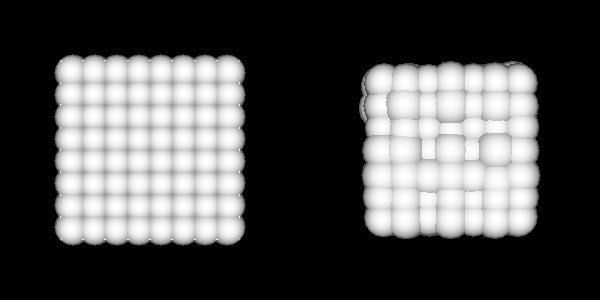

Python code for this plot:
#!/usr/bin/env python

# Visualize sphere trees built from structured and unstructured grids
# using vtkSphereTreeFilter with glyph rendering in two viewports.

# Factory overrides
import vtkmodules.vtkInteractionStyle  # noqa: F401
import vtkmodules.vtkRenderingOpenGL2  # noqa: F401

from vtkmodules.vtkCommonDataModel import vtkSphere
from vtkmodules.vtkCommonExecutionModel import vtkSphereTree
from vtkmodules.vtkFiltersCore import (
    vtkGlyph3D,
    vtkSphereTreeFilter,
)
from vtkmodules.vtkFiltersExtraction import vtkExtractGeometry
from vtkmodules.vtkFiltersGeneral import vtkImageDataToPointSet
from vtkmodules.vtkFiltersModeling import vtkOutlineFilter
from vtkmodules.vtkFiltersSources import vtkSphereSource
from vtkmodules.vtkImagingHybrid import vtkSampleFunction
from vtkmodules.vtkRenderingCore import (
    vtkActor,
    vtkPolyDataMapper,
    vtkRenderWindow,
    vtkRenderWindowInteractor,
    vtkRenderer,
)

resolution = 25

# Source: sample a sphere implicit function
sphere = vtkSphere()
sphere.SetCenter(0.0, 0.0, 0.0)
sphere.SetRadius(0.25)

sample = vtkSampleFunction()
sample.SetImplicitFunction(sphere)
sample.SetModelBounds(-0.5, 0.5, -0.5, 0.5, -0.5, 0.5)
sample.SetSampleDimensions(resolution, resolution, resolution)

# Convert image data to structured grid
convert = vtkImageDataToPointSet()
convert.SetInputConnection(sample.GetOutputPort())

# Sphere tree filter on structured grid (level 0)
sphere_tree_filter = vtkSphereTreeFilter()
sphere_tree_filter.SetInputConnection(convert.GetOutputPort())
sphere_tree_filter.SetLevel(0)

# Glyph source for sphere tree visualization
glyph_source = vtkSphereSource()
glyph_source.SetPhiResolution(8)
glyph_source.SetThetaResolution(16)
glyph_source.SetRadius(1)

sphere_tree_glyphs = vtkGlyph3D()
sphere_tree_glyphs.SetInputConnection(sphere_tree_filter.GetOutputPort())
sphere_tree_glyphs.SetSourceConnection(glyph_source.GetOutputPort())

sphere_tree_mapper = vtkPolyDataMapper()
sphere_tree_mapper.SetInputConnection(sphere_tree_glyphs.GetOutputPort())
sphere_tree_mapper.ScalarVisibilityOff()

sphere_tree_actor = vtkActor()
sphere_tree_actor.SetMapper(sphere_tree_mapper)
sphere_tree_actor.GetProperty().SetColor(1, 1, 1)

# Outline for structured grid
outline = vtkOutlineFilter()
outline.SetInputConnection(sample.GetOutputPort())

outline_mapper = vtkPolyDataMapper()
outline_mapper.SetInputConnection(outline.GetOutputPort())

outline_actor = vtkActor()
outline_actor.SetMapper(outline_mapper)

# Convert image data to unstructured grid via extraction
extraction_sphere = vtkSphere()
extraction_sphere.SetRadius(100)
extraction_sphere.SetCenter(0, 0, 0)

extract = vtkExtractGeometry()
extract.SetImplicitFunction(extraction_sphere)
extract.SetInputConnection(sample.GetOutputPort())
extract.Update()

# Build an explicit sphere tree on the unstructured grid
unstructured_tree = vtkSphereTree()
unstructured_tree.BuildHierarchyOn()
unstructured_tree.Build(extract.GetOutput())

# Sphere tree filter on unstructured grid
unstructured_tree_filter = vtkSphereTreeFilter()
unstructured_tree_filter.SetSphereTree(unstructured_tree)
unstructured_tree_filter.SetLevel(0)

unstructured_tree_glyphs = vtkGlyph3D()
unstructured_tree_glyphs.SetInputConnection(unstructured_tree_filter.GetOutputPort())
unstructured_tree_glyphs.SetSourceConnection(glyph_source.GetOutputPort())

unstructured_tree_mapper = vtkPolyDataMapper()
unstructured_tree_mapper.SetInputConnection(unstructured_tree_glyphs.GetOutputPort())
unstructured_tree_mapper.ScalarVisibilityOff()

unstructured_tree_actor = vtkActor()
unstructured_tree_actor.SetMapper(unstructured_tree_mapper)
unstructured_tree_actor.GetProperty().SetColor(1, 1, 1)

# Outline for unstructured grid
u_outline = vtkOutlineFilter()
u_outline.SetInputConnection(sample.GetOutputPort())

u_outline_mapper = vtkPolyDataMapper()
u_outline_mapper.SetInputConnection(u_outline.GetOutputPort())

u_outline_actor = vtkActor()
u_outline_actor.SetMapper(u_outline_mapper)

# Two viewports: structured (left), unstructured (right)
renderer_0 = vtkRenderer()
renderer_0.SetViewport(0, 0, 0.5, 1)
renderer_0.SetBackground(0, 0, 0)
renderer_0.AddActor(sphere_tree_actor)
renderer_0.AddActor(outline_actor)

renderer_1 = vtkRenderer()
renderer_1.SetViewport(0.5, 0, 1, 1)
renderer_1.SetBackground(0, 0, 0)
renderer_1.AddActor(unstructured_tree_actor)
renderer_1.AddActor(u_outline_actor)

# Window
render_window = vtkRenderWindow()
render_window.SetMultiSamples(0)
render_window.AddRenderer(renderer_0)
render_window.AddRenderer(renderer_1)
render_window.SetSize(600, 300)
render_window.SetWindowName("sphere tree")

# Scene
renderer_0.ResetCamera()
renderer_1.ResetCamera()

# Interactor
interactor = vtkRenderWindowInteractor()
interactor.SetRenderWindow(render_window)

interactor.Initialize()
interactor.Start()
